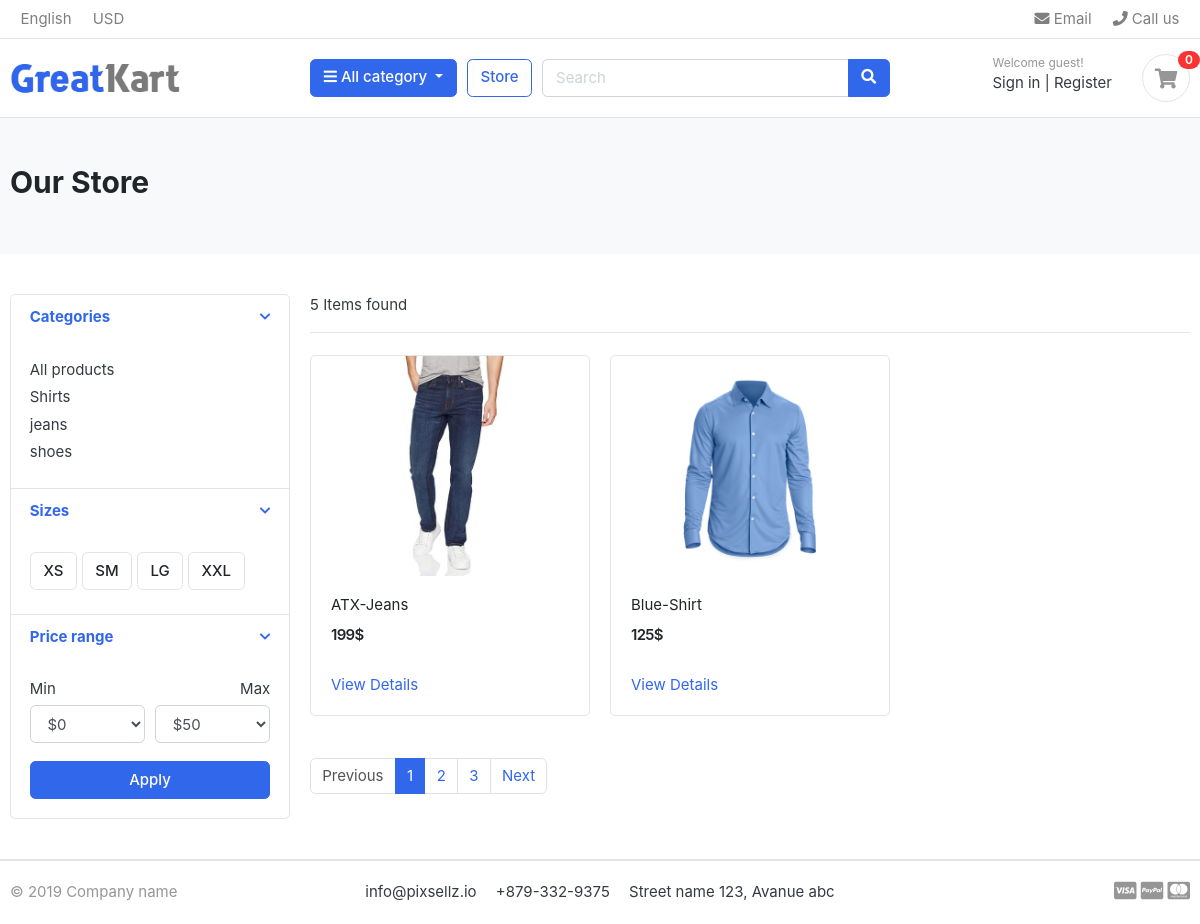
/store/, run on the app's committed database.
### category/models.py (models this page shows, shortened)
class Category(models.Model):
    category_name=models.CharField(max_length=50,unique=True)
    slug=models.SlugField(max_length=100,unique=True)
    description=models.TextField(max_length=255,blank=True)
    cat_img=models.ImageField(upload_to='photos/categories',blank=True)
    def get_url(self):
        return reverse('products_by_category',args=[self.slug])
    class Meta:
        verbose_name='category'
        verbose_name_plural='categories'

### store/models.py (models this page shows, shortened)
class Product(models.Model):
    product_name=models.CharField(max_length=200,unique=True)
    slug= models.SlugField(max_length=200,unique=True)
    description=models.TextField(max_length=500,blank=True)
    price=models.IntegerField()
    images=models.ImageField(upload_to='photos/products')
    stock=models.IntegerField()
    is_available=models.BooleanField(default=True)
    category=models.ForeignKey(Category,on_delete=models.CASCADE)
    created_at=models.DateTimeField(auto_now_add=True)
    updated_at=models.DateTimeField(auto_now=True)
    def get_url(self):
        return reverse('product_detail',args=[self.category.slug,self.slug])

### store/views.py (the view)
# urls.py: path('store/', include('store.urls')),
def store(request,category_slug=None):
    categories=None
    products=None
    if category_slug !=None:
        categories=get_object_or_404(Category,slug=category_slug)
        products=Product.objects.filter(category=categories,is_available=True)
    else:
        products=Product.objects.filter(is_available=True)
    paginator=Paginator(products.order_by('id'),2)
    page=request.GET.get('page')
    paged_products=paginator.get_page(page)
    product_count=products.count()
    context={
        'products':paged_products,
        'product_count':product_count
    }
    return render(request,'store/store.html',context)

### cart/context_processors.py (called while the page is built)
def counter(request):
    cart_count=0
    if 'admin' in request.path:
        return {}
    else:
        try:
            cart=Cart.objects.filter(cart_id=_cart_id(request))
            cart_items=Cart_Item.objects.all().filter(cart=cart[:1])
            for cart_item in cart_items:
                cart_count+=cart_item.quantity
        except Cart.DoesNotExist:
            cart_count=0
        return dict(cart_count=cart_count)

### cart/views.py (called while the page is built)
def _cart_id(request):
    cart=request.session.session_key
    if not cart:
        cart=request.session.create()
    return cart

### category/context_processors.py (called while the page is built)
def menu_links(request):
    links=Category.objects.all()
    return dict(links=links)

### templates/store/store.html (shortened to what this page needs)
{% extends 'base.html' %}
{% load static %}
{% block content %}
<section class="section-pagetop bg">
<div class="container">
    {% if 'search' in request.path %}
    <h2 class="title-page">Search Result</h2>
    {% else %}
    <h2 class="title-page">Our Store</h2>
    {% endif %}
</div>
</section>
<section class="section-content padding-y">
    <div class="container">
    <div class="row">
        <aside class="col-md-3">
    <div class="card">
        <article class="filter-group">
            <header class="card-header">
                <a href="#" data-toggle="collapse" data-target="#collapse_1" aria-expanded="true" class="">
                    <i class="icon-control fa fa-chevron-down"></i>
                    <h6 class="title">Categories</h6>
                </a>
            </header>
            <div class="filter-content collapse show" id="collapse_1" style="">
                <div class="card-body">
                    <ul class="list-menu">
                        <li><a href="{% url 'store' %}">All products</a></li>
                        {% for category in links %}
                        <li><a href="{{category.get_url}}">{{category.category_name}}  </a></li>
                        {% endfor %}
                    </ul>
                </div>
            </div>
        </article>
        <article class="filter-group">
            <header class="card-header">
                <a href="#" data-toggle="collapse" data-target="#collapse_4" aria-expanded="true" class="">
                    <i class="icon-control fa fa-chevron-down"></i>
                    <h6 class="title">Sizes </h6>
                </a>
            </header>
            <div class="filter-content collapse show" id="collapse_4" style="">
                <div class="card-body">
                  <label class="checkbox-btn">
                    <span class="btn btn-light"> XS </span>
                  </label>
                  <label class="checkbox-btn">
                    <span class="btn btn-light"> SM </span>
                  </label>
                  <label class="checkbox-btn">
                    <span class="btn btn-light"> LG </span>
                  </label>
                  <label class="checkbox-btn">
                    <span class="btn btn-light"> XXL </span>
                  </label>
            </div>
            </div>
        </article>
        <article class="filter-group">
            <header class="card-header">
                <a href="#" data-toggle="collapse" data-target="#collapse_3" aria-expanded="true" class="">
                    <i class="icon-control fa fa-chevron-down"></i>
                    <h6 class="title">Price range </h6>
                </a>
            </header>
            <div class="filter-content collapse show" id="collapse_3" style="">
                <div class="card-body">
                    <div class="form-row">
                    <div class="form-group col-md-6">
                      <label>Min</label>
                          <select class="mr-2 form-control">
                            <option value="0">$0</option>
                        </select>
                    </div>
                    <div class="form-group text-right col-md-6">
                      <label>Max</label>
                          <select class="mr-2 form-control">
                            <option value="50">$50</option>
                        </select>
                    </div>
                    </div>
                    <button class="btn btn-block btn-primary">Apply</button>
                </div>
            </div>
        </article>
    </div>
        </aside>
        <main class="col-md-9">
    <header class="border-bottom mb-4 pb-3">
            <div class="form-inline">
                <span class="mr-md-auto">{{product_count}} Items found </span>
            </div>
    </header>
    <div class="row">
        {% if products %}
            {% for product in products  %}
                <div class="col-md-4">
                    <figure class="card card-product-grid">
                        <div class="img-wrap">
                        <a href="{{product.get_url}}">
                            <img src="{{product.images.url}}">
                        </a>
                        </div>
                        <figcaption class="info-wrap">
                            <div class="fix-height">
                                <a href="{{product.get_url}}" class="title">{{product.product_name}}</a>
                                <div class="price-wrap mt-2">
                                    <span class="price">{{product.price}}$</span>
                                </div>
                            </div>
                            <a href="{{product.get_url}}" class="text-center ">View Details </a>
                        </figcaption>
                    </figure>
                </div>
            {% endfor %}
        {% else %}
                <h4>No Result Found, Please try again</h4>
        {% endif %}
    </div>
    <nav class="mt-4" aria-label="Page navigation sample">
        {% if products.has_other_pages %}
            <ul class="pagination">
                {% if products.has_previous %}
                    <li class="page-item"><a class="page-link" href="?page={{ products.previous_page_number }}">Previous</a></li>
                    {% else %}
                    <li class="page-item disabled"><a class="page-link" href="#">Previous</a></li>
                {% endif %}
                {% for i in products.paginator.page_range  %}
                    {% if products.number == i %}
                        <li class="page-item active"><a class="page-link" href="#">{{i}}</a></li>
                    {% else %}
                        <li class="page-item"><a class="page-link" href="?page={{i}}">{{i}}</a></li>
                    {% endif %}
                {% endfor %}
                {% if products.has_next %}
                    <li class="page-item"><a class="page-link" href="?page={{ products.next_page_number}}">Next</a></li>
                {% else %}
                    <li class="page-item disabled"><a class="page-link" href="#">Next</a></li>
                {% endif %}
            </ul>
        {% endif %}
    </nav>
        </main>
    </div>
    </div>
    </section>
{% endblock content %}

### static/css/ui.css (style rules this page uses)
html { font-family: "Inter", sans-serif; font-size: 15px; }
.img-wrap { text-align: center; display: block; }
.img-wrap img { max-width: 100%; }
.price-wrap { letter-spacing: -0.7px; }
.padding-y { padding-top: 40px; padding-bottom: 40px; }
figure { margin-bottom: 0; }
article:after, .form-group:after { display: block; clear: both; content: ""; }
.bg { background-color: #f8f9fa; }
.title-page { color: #212529; }
.btn-light { background-color: #fff; border-color: #e4e4e4; }
[class*=list-] li:after { visibility: hidden; display: block; content: ""; overflow: hidden; height: 0; clear: both; }
.list-menu { list-style: none; margin: 0; padding-left: 0; }
.list-menu li { margin-bottom: 5px; }
.list-menu a { color: #343a40; }
[class*=card-product] a.title { color: #212529; display: block; }
[class*=card-product] .img-wrap { overflow: hidden; position: relative; }
[class*=card-product] .img-wrap img { height: 100%; max-width: 100%; width: auto; display: inline-block; -o-object-fit: cover; object-fit: cover; }
.card-product-grid { margin-bottom: 20px; }
.card-product-grid .img-wrap { border-radius: 0.2rem 0.2rem 0 0; height: 220px; }
.card-product-grid .info-wrap { overflow: hidden; padding: 18px 20px; }
.card-product-grid .fix-height { height: 80px; overflow: hidden; }
.card .img-wrap { overflow: hidden; }
.price { font-weight: 600; color: #212529; }
.icon-control { margin-top: 5px; float: right; font-size: 80%; }
.card-header .title { margin-bottom: 0; line-height: 1.5; }
.filter-group { border-bottom: 1px solid #e4e4e4; }
.filter-group .card-header { border-bottom: 0; }
.filter-group:last-child { border-bottom: 0; }
.checkbox-btn { position: relative; }
.section-pagetop { padding: 45px 0; }

### data on the page
Category: category_name "Shirts"
Category: category_name "jeans"
Category: category_name "shoes"
Product: images (picture), product_name "ATX-Jeans", price "199"
Product: images (picture), product_name "Blue-Shirt", price "125"

### other printed values
{{ cart_count }} "0"
{{ product_count }} "5"
{{ i }} "1"
{{ i }} "2" "3"
